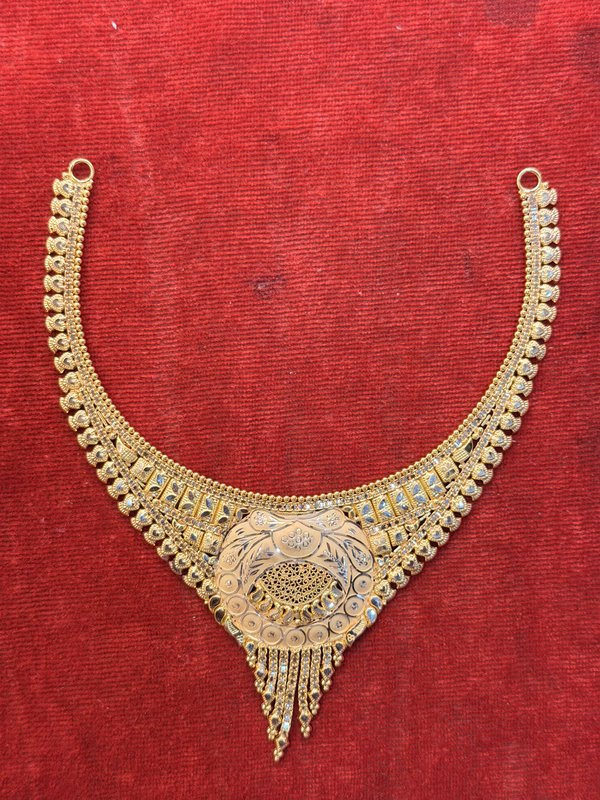
#> input picture scripts/thumbs/07_Fabric_Background_Reference__IMG_0037.HEIC.jpg, 600 x 800 px, found by its file name
$ python inspect_fabric_center.py   (older library calls are emulated)
#> lines starting #> are read from the running program, lines starting #| are printed output that depends on the picture; after the words box and inside, x2 and y2 are one past the last pixel; in counts of white or black regions, pixels touching at a corner belong together; long printed decimals are rounded
import os
import cv2
import numpy as np

p = 'scripts/thumbs/07_Fabric_Background_Reference__IMG_0037.HEIC.jpg'
img = cv2.imread(p)
#> img is the input picture: shape (800, 600, 3); mean B, G, R 59.8, 64.8, 177.4
h, w = img.shape[:2]
#> h = 800; w = 600

# Let's see what is in the center vs the edges
center = img[int(h*0.3):int(h*0.7), int(w*0.3):int(w*0.7)]
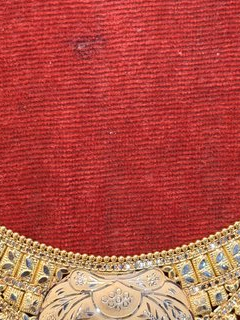
#> center: shape (320, 240, 3); mean B, G, R 68.8, 78.5, 180.8
hsv = cv2.cvtColor(center, cv2.COLOR_BGR2HSV)
#> hsv: shape (320, 240, 3); mean H, S, V 27.3, 163.2, 180.8

# Red velvet has H in [0, 15] or [165, 180], S in [80, 255]
# Let's count non-red pixels in center
non_red_mask = ~((hsv[:,:,0] < 15) | (hsv[:,:,0] > 165))
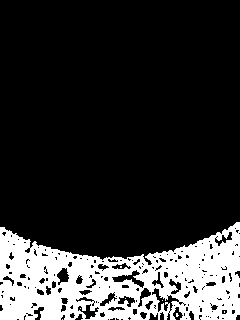
#> non_red_mask: shape (320, 240) bool; 19% white; 8 white regions (7 under 20 px), largest, box (x1, y1, x2, y2) and area: (0, 222, 240, 320) 14576
non_red_ratio = np.sum(non_red_mask) / (center.shape[0] * center.shape[1])
#> non_red_ratio = 0.19
print(f"Non-red ratio in center of IMG_0037: {non_red_ratio*100:.2f}%")
#| Non-red ratio in center of IMG_0037: 19.00%

# Let's see the colors of non-red pixels:
if np.sum(non_red_mask) > 0:
    non_red_bgr = center[non_red_mask]
    mean_nr_bgr = np.mean(non_red_bgr, axis=0)
#> mean_nr_bgr = [126.8, 169, 196.9]
    print(f"Mean BGR of non-red pixels: {mean_nr_bgr}")
#| Mean BGR of non-red pixels: [126.778 168.968 196.889]
    # Check if they are gold or white or what
    gold_mask = (hsv[:,:,0] >= 15) & (hsv[:,:,0] <= 35) & (hsv[:,:,1] >= 40)
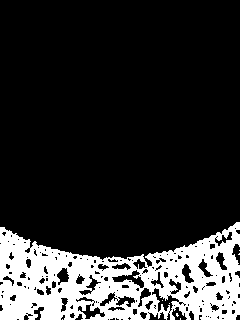
#> gold_mask: shape (320, 240) bool; 18% white; 8 white regions (7 under 20 px), largest, box (x1, y1, x2, y2) and area: (0, 222, 240, 320) 13838
    print(f"Gold pixels in center: {np.sum(gold_mask)/(center.shape[0]*center.shape[1])*100:.2f}%")
#| Gold pixels in center: 18.04%

# What about the texture / folds?
gray = cv2.cvtColor(center, cv2.COLOR_BGR2GRAY)
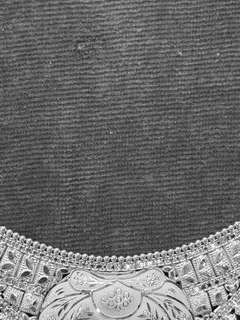
#> gray: shape (320, 240); min 5, max 254, mean 108
lap = cv2.Laplacian(gray, cv2.CV_64F).var()
#> lap = 3540.5
print(f"Center Laplacian: {lap:.1f}")
#| Center Laplacian: 3540.5

$ run again, with scripts/thumbs/07_Fabric_Background_Reference__IMG_0034.HEIC.jpg copied over scripts/thumbs/07_Fabric_Background_Reference__IMG_0037.HEIC.jpg
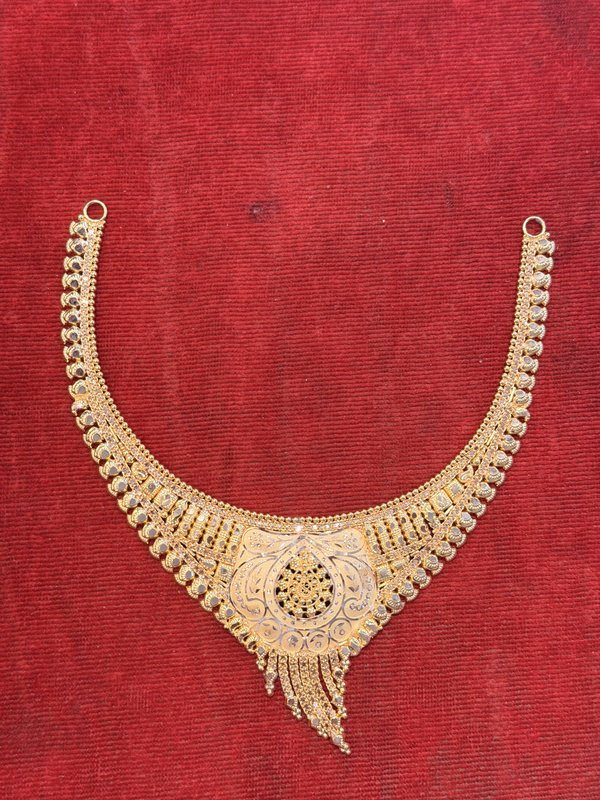
#> input picture scripts/thumbs/07_Fabric_Background_Reference__IMG_0034.HEIC.jpg, 600 x 800 px, found by its file name
#> img is the input picture: shape (800, 600, 3); mean B, G, R 61.1, 62.1, 174.8
#> hsv: shape (320, 240, 3); mean H, S, V 79.4, 171.7, 174.7
#> `non_red_mask = ~((hsv[:,:,0] < 15) | (hsv[:,:,0] > 165))`:
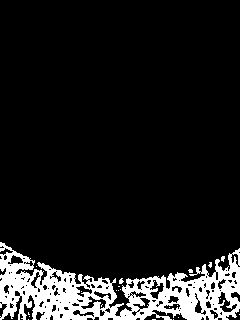
#> non_red_mask: shape (320, 240) bool; 11.2% white; 23 white regions (21 under 20 px), largest, box (x1, y1, x2, y2) and area: (0, 242, 240, 320) 8541, (119, 278, 124, 284) 20
#> non_red_ratio = 0.112
#| Non-red ratio in center of IMG_0037: 11.25%
#> mean_nr_bgr = [136.1, 182.7, 218.4]
#| Mean BGR of non-red pixels: [136.101 182.681 218.421]
#> gold_mask: shape (320, 240) bool; 11.2% white; 17 white regions (15 under 20 px), largest, box (x1, y1, x2, y2) and area: (0, 242, 240, 320) 8483, (119, 278, 124, 284) 20
#| Gold pixels in center: 11.16%
#> `gray = cv2.cvtColor(center, cv2.COLOR_BGR2GRAY)`:
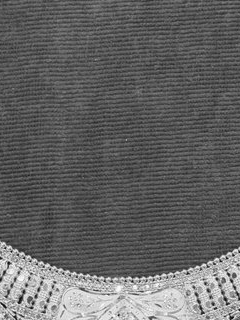
#> gray: shape (320, 240); min 12, max 252, mean 99.3
#> lap = 2394.2
#| Center Laplacian: 2394.2

$ run again, with scripts/thumbs/07_Fabric_Background_Reference__IMG_0035.HEIC.jpg copied over scripts/thumbs/07_Fabric_Background_Reference__IMG_0037.HEIC.jpg
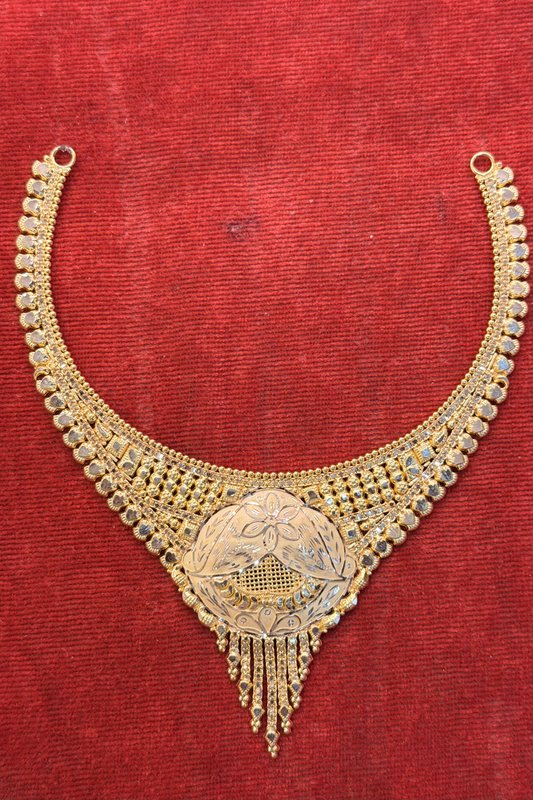
#> input picture scripts/thumbs/07_Fabric_Background_Reference__IMG_0035.HEIC.jpg, 533 x 800 px, found by its file name
#> img is the input picture: shape (800, 533, 3); mean B, G, R 60.7, 67.9, 176.6
#> hsv: shape (320, 214, 3); mean H, S, V 16.1, 160.8, 183.1
#> `non_red_mask = ~((hsv[:,:,0] < 15) | (hsv[:,:,0] > 165))`:
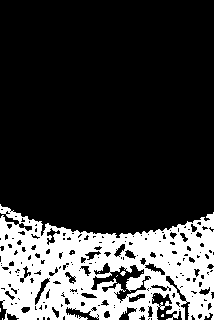
#> non_red_mask: shape (320, 214) bool; 23.1% white; 11 white regions (10 under 20 px), largest, box (x1, y1, x2, y2) and area: (0, 204, 214, 320) 15798
#> non_red_ratio = 0.231
#| Non-red ratio in center of IMG_0037: 23.13%
#> mean_nr_bgr = [128.1, 172.7, 204]
#| Mean BGR of non-red pixels: [128.138 172.740 204.037]
#> gold_mask: shape (320, 214) bool; 22.7% white; 11 white regions (10 under 20 px), largest, box (x1, y1, x2, y2) and area: (0, 204, 214, 320) 15475
#| Gold pixels in center: 22.66%
#> `gray = cv2.cvtColor(center, cv2.COLOR_BGR2GRAY)`:
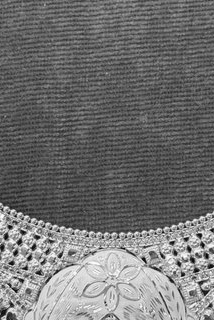
#> gray: shape (320, 214); min 5, max 255, mean 113.2
#> lap = 3640.7
#| Center Laplacian: 3640.7

$ run again, with scripts/thumbs/07_Fabric_Background_Reference__IMG_0038.HEIC.jpg copied over scripts/thumbs/07_Fabric_Background_Reference__IMG_0037.HEIC.jpg
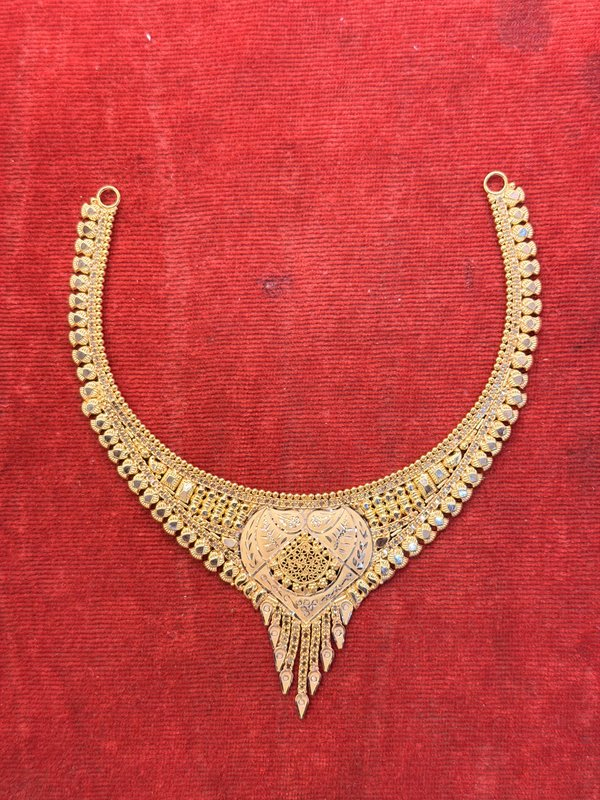
#> input picture scripts/thumbs/07_Fabric_Background_Reference__IMG_0038.HEIC.jpg, 600 x 800 px, found by its file name
#> img is the input picture: shape (800, 600, 3); mean B, G, R 66.4, 69.6, 199.4
#> hsv: shape (320, 240, 3); mean H, S, V 30.2, 163.8, 201.7
#> `non_red_mask = ~((hsv[:,:,0] < 15) | (hsv[:,:,0] > 165))`:
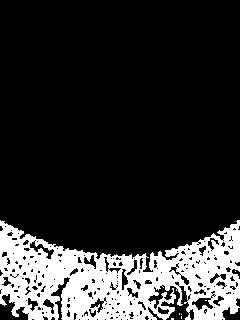
#> non_red_mask: shape (320, 240) bool; 18.4% white; 7 white regions (6 under 20 px), largest, box (x1, y1, x2, y2) and area: (0, 220, 240, 320) 14107
#> non_red_ratio = 0.184
#| Non-red ratio in center of IMG_0037: 18.39%
#> mean_nr_bgr = [129.3, 178.9, 213]
#| Mean BGR of non-red pixels: [129.300 178.873 213.045]
#> gold_mask: shape (320, 240) bool; 18.1% white; 6 white regions (4 under 20 px), largest, box (x1, y1, x2, y2) and area: (0, 220, 240, 320) 13862, (230, 305, 240, 314) 32
#| Gold pixels in center: 18.11%
#> `gray = cv2.cvtColor(center, cv2.COLOR_BGR2GRAY)`:
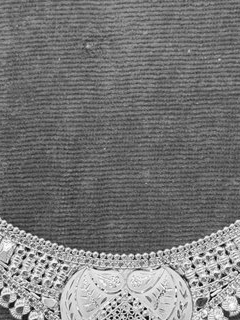
#> gray: shape (320, 240); min 7, max 254, mean 119.8
#> lap = 3863
#| Center Laplacian: 3863.0
